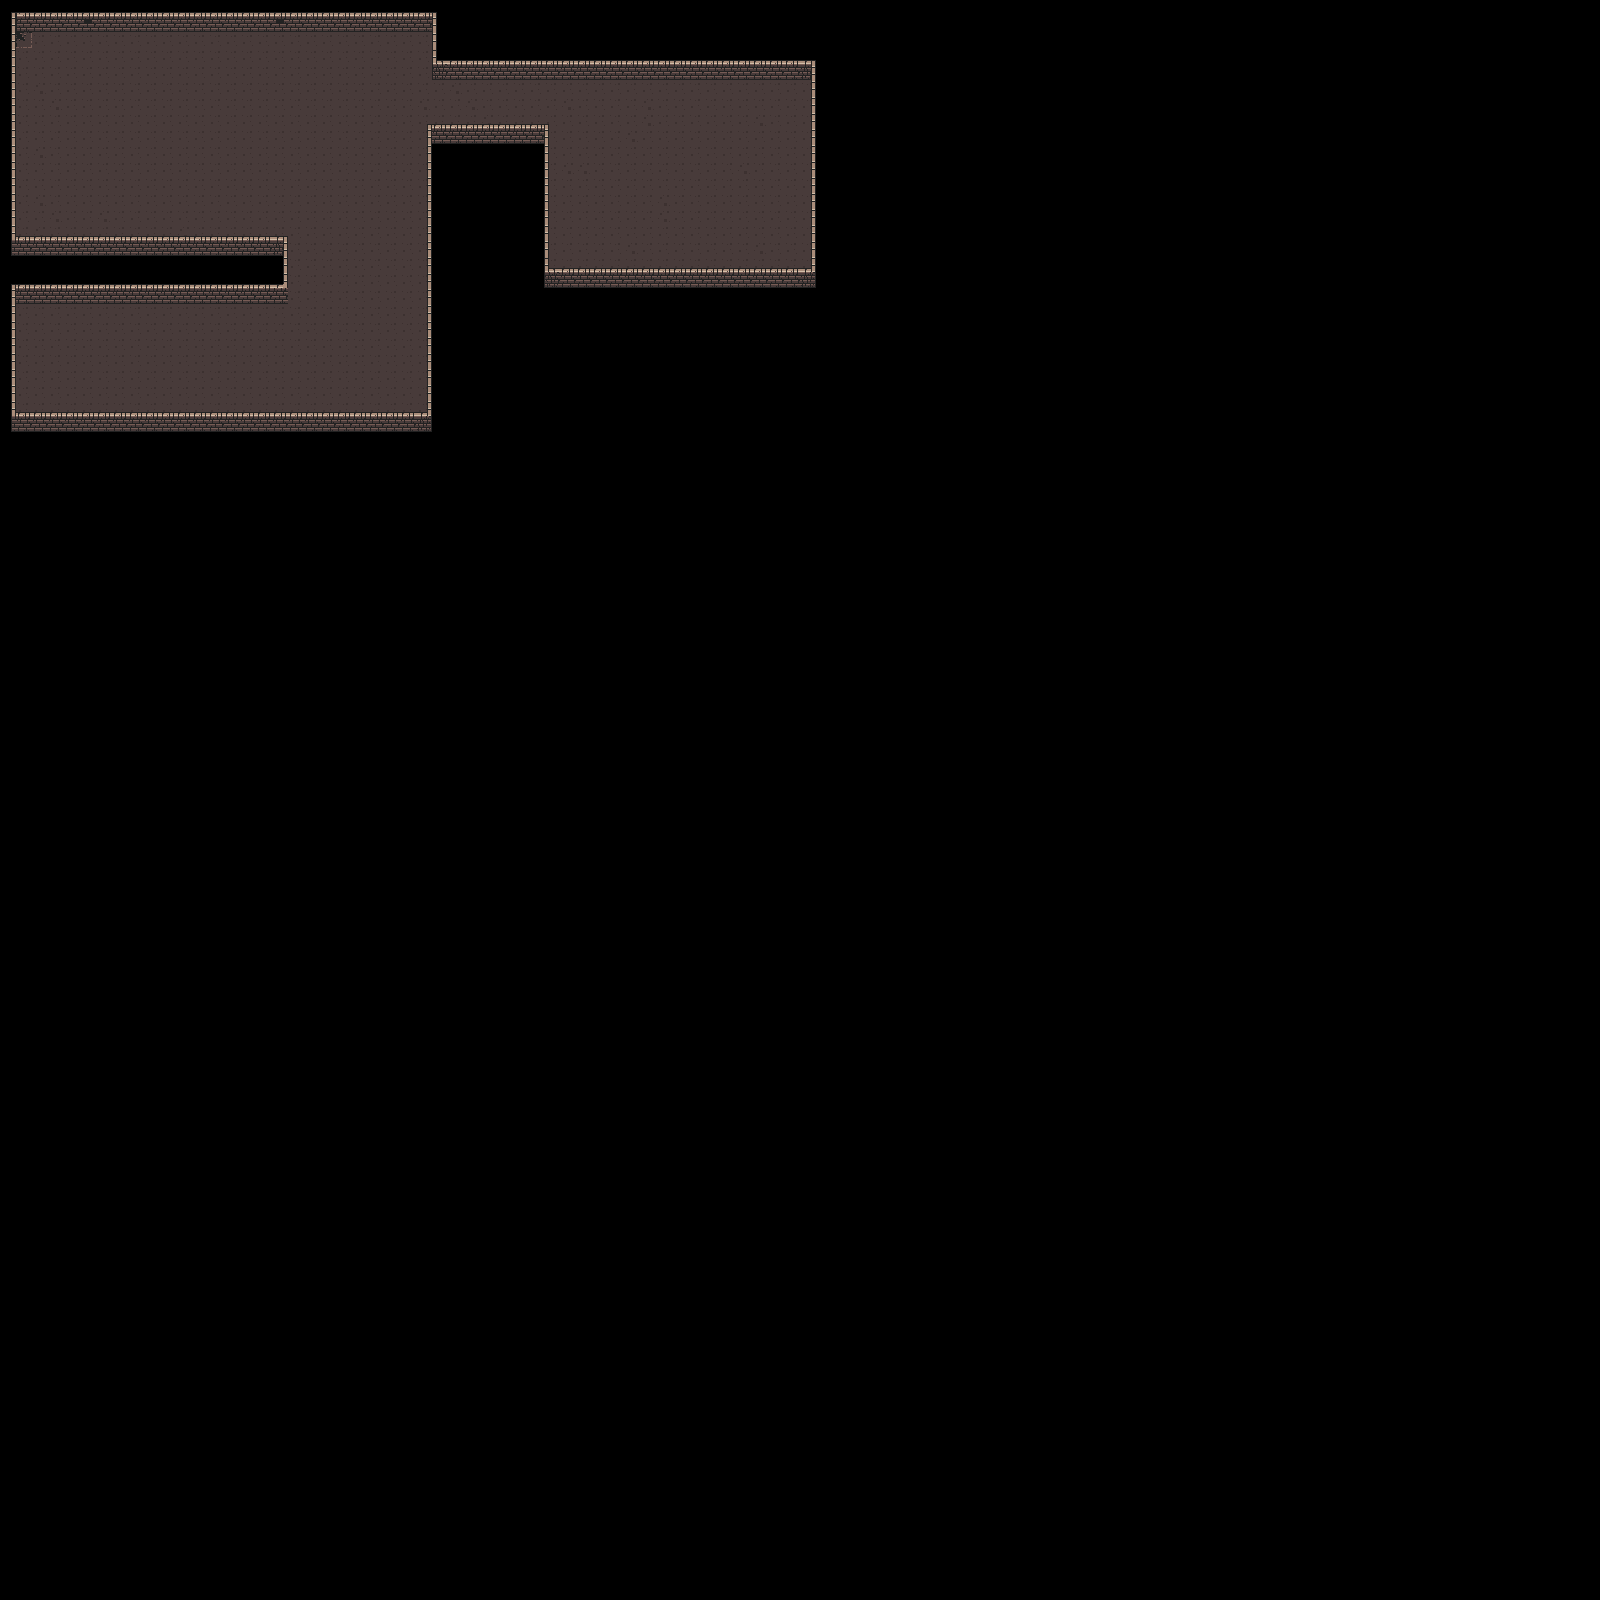

This game map was drawn from its Tiled (.tmx) file and the tilesets committed beside it. A one-line description and the trimmed map source follow:
An orthogonal 100x100 tile map with 16x16 px tiles, 2 tile layers (Ground, Walls).

<map version="1.4" tiledversion="1.4.2" orientation="orthogonal" renderorder="right-down" width="100" height="100" tilewidth="16" tileheight="16" infinite="0" nextlayerid="3" nextobjectid="1">
 <editorsettings>
  <export target="../public/tiles/dungeon-01.json" format="json" />
 </editorsettings>
 <tileset firstgid="1" name="dungeon" tilewidth="16" tileheight="16" tilecount="160" columns="10">
  <image source="../public/tiles/dungeon_tiles.png" width="160" height="256" />
  <tile id="0">
   <properties>
    <property name="collide" type="bool" value="false" />
   </properties>
  </tile>
  <tile id="1">
   <properties>
    <property name="collide" type="bool" value="false" />
   </properties>
  </tile>
  <tile id="2">
   <properties>
    <property name="collide" type="bool" value="false" />
   </properties>
  </tile>
  <tile id="3">
   <properties>
    <property name="collide" type="bool" value="false" />
   </properties>
  </tile>
  <tile id="4">
   <properties>
    <property name="collide" type="bool" value="false" />
   </properties>
  </tile>
  <tile id="5">
   <properties>
    <property name="collide" type="bool" value="false" />
   </properties>
  </tile>
  <tile id="6">
   <properties>
    <property name="collide" type="bool" value="false" />
   </properties>
  </tile>
  <tile id="7">
   <properties>
    <property name="collide" type="bool" value="false" />
   </properties>
  </tile>
  <tile id="8">
   <properties>
    <property name="collide" type="bool" value="false" />
   </properties>
  </tile>
  <tile id="9">
   <properties>
    <property name="collide" type="bool" value="false" />
   </properties>
  </tile>
  <tile id="10">
   <properties>
    <property name="collide" type="bool" value="false" />
   </properties>
  </tile>
  <tile id="11">
   <properties>
    <property name="collide" type="bool" value="true" />
   </properties>
  </tile>
  <tile id="12">
   <properties>
    <property name="collide" type="bool" value="true" />
   </properties>
  </tile>
  <tile id="13">
   <properties>
    <property name="collide" type="bool" value="true" />
   </properties>
  </tile>
  <tile id="14">
   <properties>
    <property name="collide" type="bool" value="false" />
   </properties>
  </tile>
  <tile id="15">
   <properties>
    <property name="collide" type="bool" value="false" />
   </properties>
  </tile>
  <tile id="16">
   <properties>
    <property name="collide" type="bool" value="false" />
   </properties>
  </tile>
  <tile id="17">
   <properties>
    <property name="collide" type="bool" value="false" />
   </properties>
  </tile>
  <tile id="18">
   <properties>
    <property name="collide" type="bool" value="false" />
   </properties>
  </tile>
  <tile id="19">
   <properties>
    <property name="collide" type="bool" value="false" />
   </properties>
  </tile>
  <tile id="20">
   <properties>
    <property name="collide" type="bool" value="false" />
   </properties>
  </tile>
  <tile id="21">
   <properties>
    <property name="collide" type="bool" value="true" />
   </properties>
  </tile>
  <tile id="22">
   <properties>
    <property name="collide" type="bool" value="true" />
   </properties>
  </tile>
  <tile id="23">
   <properties>
    <property name="collide" type="bool" value="true" />
   </properties>
  </tile>
  <tile id="24">
   <properties>
    <property name="collide" type="bool" value="false" />
   </properties>
  </tile>
  <tile id="25">
   <properties>
    <property name="collide" type="bool" value="false" />
   </properties>
  </tile>
  <tile id="26">
   <properties>
    <property name="collide" type="bool" value="false" />
   </properties>
  </tile>
  <tile id="27">
   <properties>
    <property name="collide" type="bool" value="false" />
   </properties>
  </tile>
  <tile id="28">
   <properties>
    <property name="collide" type="bool" value="false" />
   </properties>
  </tile>
  <tile id="29">
   <properties>
    <property name="collide" type="bool" value="false" />
   </properties>
  </tile>
  <tile id="30">
   <properties>
    <property name="collide" type="bool" value="false" />
   </properties>
  </tile>
  <tile id="31">
   <properties>
    <property name="collide" type="bool" value="true" />
   </properties>
  </tile>
  <tile id="32">
   <properties>
    <property name="collide" type="bool" value="true" />
   </properties>
  </tile>
  <tile id="33">
   <properties>
    <property name="collide" type="bool" value="true" />
   </properties>
  </tile>
  <tile id="34">
   <properties>
    <property name="collide" type="bool" value="false" />
   </properties>
  </tile>
  <tile id="35">
   <properties>
    <property name="collide" type="bool" value="false" />
   </properties>
  </tile>
  <tile id="36">
   <properties>
    <property name="collide" type="bool" value="false" />
   </properties>
  </tile>
  <tile id="37">
   <properties>
    <property name="collide" type="bool" value="false" />
   </properties>
  </tile>
  <tile id="38">
   <properties>
    <property name="collide" type="bool" value="false" />
   </properties>
  </tile>
  <tile id="39">
   <properties>
    <property name="collide" type="bool" value="false" />
   </properties>
  </tile>
  <tile id="40">
   <properties>
    <property name="collide" type="bool" value="false" />
   </properties>
  </tile>
  <tile id="41">
   <properties>
    <property name="collide" type="bool" value="false" />
   </properties>
  </tile>
  <tile id="42">
   <properties>
    <property name="collide" type="bool" value="false" />
   </properties>
  </tile>
  <tile id="43">
   <properties>
    <property name="collide" type="bool" value="false" />
   </properties>
  </tile>
  <tile id="44">
   <properties>
    <property name="collide" type="bool" value="false" />
   </properties>
  </tile>
  <tile id="45">
   <properties>
    <property name="collide" type="bool" value="false" />
   </properties>
  </tile>
  <tile id="46">
   <properties>
    <property name="collide" type="bool" value="false" />
   </properties>
  </tile>
  <tile id="47">
   <properties>
    <property name="collide" type="bool" value="false" />
   </properties>
  </tile>
  <tile id="48">
   <properties>
    <property name="collide" type="bool" value="false" />
   </properties>
  </tile>
  <tile id="49">
   <properties>
    <property name="collide" type="bool" value="false" />
   </properties>
  </tile>
  <tile id="50">
   <properties>
    <property name="collide" type="bool" value="false" />
   </properties>
  </tile>
  <tile id="51">
   <properties>
    <property name="collide" type="bool" value="false" />
   </properties>
  </tile>
  <tile id="52">
   <properties>
    <property name="collide" type="bool" value="false" />
   </properties>
  </tile>
  <tile id="53">
   <properties>
    <property name="collide" type="bool" value="false" />
   </properties>
  </tile>
  <tile id="54">
   <properties>
    <property name="collide" type="bool" value="false" />
   </properties>
  </tile>
  <tile id="55">
   <properties>
    <property name="collide" type="bool" value="false" />
   </properties>
  </tile>
  <tile id="56">
   <properties>
    <property name="collide" type="bool" value="false" />
   </properties>
  </tile>
  <tile id="57">
   <properties>
    <property name="collide" type="bool" value="false" />
   </properties>
  </tile>
  <tile id="58">
   <properties>
    <property name="collide" type="bool" value="false" />
   </properties>
  </tile>
  <tile id="59">
   <properties>
    <property name="collide" type="bool" value="false" />
   </properties>
  </tile>
  <tile id="60">
   <properties>
    <property name="collide" type="bool" value="false" />
   </properties>
  </tile>
  <tile id="61">
   <properties>
    <property name="collide" type="bool" value="false" />
   </properties>
  </tile>
  <tile id="62">
   <properties>
    <property name="collide" type="bool" value="false" />
   </properties>
  </tile>
  <tile id="63">
   <properties>
    <property name="collide" type="bool" value="false" />
   </properties>
  </tile>
  <tile id="64">
   <properties>
    <property name="collide" type="bool" value="false" />
   </properties>
  </tile>
  <tile id="65">
   <properties>
    <property name="collide" type="bool" value="false" />
   </properties>
  </tile>
  <tile id="66">
   <properties>
    <property name="collide" type="bool" value="false" />
   </properties>
  </tile>
  <tile id="67">
   <properties>
    <property name="collide" type="bool" value="false" />
   </properties>
  </tile>
  <tile id="68">
   <properties>
    <property name="collide" type="bool" value="false" />
   </properties>
  </tile>
  <tile id="69">
   <properties>
    <property name="collide" type="bool" value="false" />
   </properties>
  </tile>
  <tile id="70">
   <properties>
    <property name="collide" type="bool" value="false" />
   </properties>
  </tile>
  <tile id="71">
   <properties>
    <property name="collide" type="bool" value="false" />
   </properties>
  </tile>
  <tile id="72">
   <properties>
    <property name="collide" type="bool" value="false" />
   </properties>
  </tile>
  <tile id="73">
   <properties>
    <property name="collide" type="bool" value="false" />
   </properties>
  </tile>
  <tile id="74">
   <properties>
    <property name="collide" type="bool" value="false" />
   </properties>
  </tile>
  <tile id="75">
   <properties>
    <property name="collide" type="bool" value="false" />
   </properties>
  </tile>
  <tile id="76">
   <properties>
    <property name="collide" type="bool" value="false" />
   </properties>
  </tile>
  <tile id="77">
   <properties>
    <property name="collide" type="bool" value="false" />
   </properties>
  </tile>
  <tile id="78">
   <properties>
    <property name="collide" type="bool" value="false" />
   </properties>
  </tile>
  <tile id="79">
   <properties>
    <property name="collide" type="bool" value="false" />
   </properties>
  </tile>
  <tile id="80">
   <properties>
    <property name="collide" type="bool" value="true" />
   </properties>
  </tile>
  <tile id="81">
   <properties>
    <property name="collide" type="bool" value="true" />
   </properties>
  </tile>
  <tile id="82">
   <properties>
    <property name="collide" type="bool" value="true" />
   </properties>
  </tile>
  <tile id="83">
   <properties>
    <property name="collide" type="bool" value="true" />
   </properties>
  </tile>
  <tile id="84">
   <properties>
    <property name="collide" type="bool" value="false" />
   </properties>
  </tile>
  <tile id="85">
   <properties>
    <property name="collide" type="bool" value="false" />
   </properties>
  </tile>
  <tile id="86">
   <properties>
    <property name="collide" type="bool" value="false" />
   </properties>
  </tile>
  <tile id="87">
   <properties>
    <property name="collide" type="bool" value="false" />
   </properties>
  </tile>
  <tile id="88">
   <properties>
    <property name="collide" type="bool" value="false" />
   </properties>
  </tile>
  <tile id="89">
   <properties>
    <property name="collide" type="bool" value="false" />
   </properties>
  </tile>
  <tile id="90">
   <properties>
    <property name="collide" type="bool" value="true" />
   </properties>
  </tile>
  <tile id="91">
   <properties>
    <property name="collide" type="bool" value="true" />
   </properties>
  </tile>
  <tile id="92">
   <properties>
    <property name="collide" type="bool" value="true" />
   </properties>
  </tile>
  <tile id="93">
   <properties>
    <property name="collide" type="bool" value="true" />
   </properties>
  </tile>
  <tile id="94">
   <properties>
    <property name="collide" type="bool" value="false" />
   </properties>
  </tile>
  <tile id="95">
   <properties>
    <property name="collide" type="bool" value="false" />
   </properties>
  </tile>
  <tile id="96">
   <properties>
    <property name="collide" type="bool" value="false" />
   </properties>
  </tile>
  <tile id="97">
   <properties>
    <property name="collide" type="bool" value="false" />
   </properties>
  </tile>
  <tile id="98">
   <properties>
    <property name="collide" type="bool" value="false" />
   </properties>
  </tile>
  <tile id="99">
   <properties>
    <property name="collide" type="bool" value="false" />
   </properties>
  </tile>
  <tile id="100">
   <properties>
    <property name="collide" type="bool" value="false" />
   </properties>
  </tile>
  <tile id="101">
   <properties>
    <property name="collide" type="bool" value="false" />
   </properties>
  </tile>
  <tile id="102">
   <properties>
    <property name="collide" type="bool" value="true" />
   </properties>
  </tile>
  <tile id="103">
   <properties>
    <property name="collide" type="bool" value="true" />
   </properties>
  </tile>
  <tile id="104">
   <properties>
    <property name="collide" type="bool" value="false" />
   </properties>
  </tile>
  <tile id="105">
   <properties>
    <property name="collide" type="bool" value="false" />
   </properties>
  </tile>
  <tile id="106">
   <properties>
    <property name="collide" type="bool" value="false" />
   </properties>
  </tile>
  <tile id="107">
   <properties>
    <property name="collide" type="bool" value="false" />
   </properties>
  </tile>
  <tile id="108">
   <properties>
    <property name="collide" type="bool" value="false" />
   </properties>
  </tile>
  <tile id="109">
   <properties>
    <property name="collide" type="bool" value="false" />
   </properties>
  </tile>
  <tile id="110">
   <properties>
    <property name="collide" type="bool" value="false" />
   </properties>
  </tile>
  <tile id="111">
   <properties>
    <property name="collide" type="bool" value="false" />
   </properties>
  </tile>
  <tile id="112">
   <properties>
    <property name="collide" type="bool" value="false" />
   </properties>
  </tile>
  <tile id="113">
   <properties>
    <property name="collide" type="bool" value="false" />
   </properties>
  </tile>
  <tile id="114">
   <properties>
    <property name="collide" type="bool" value="false" />
   </properties>
  </tile>
  <tile id="115">
   <properties>
    <property name="collide" type="bool" value="false" />
   </properties>
  </tile>
  <tile id="116">
   <properties>
    <property name="collide" type="bool" value="false" />
   </properties>
  </tile>
  <tile id="117">
   <properties>
    <property name="collide" type="bool" value="false" />
   </properties>
  </tile>
  <tile id="118">
   <properties>
    <property name="collide" type="bool" value="false" />
   </properties>
  </tile>
  <tile id="119">
   <properties>
    <property name="collide" type="bool" value="false" />
   </properties>
  </tile>
  <tile id="120">
   <properties>
    <property name="collide" type="bool" value="false" />
   </properties>
  </tile>
  <tile id="121">
   <properties>
    <property name="collide" type="bool" value="false" />
   </properties>
  </tile>
  <tile id="122">
   <properties>
    <property name="collide" type="bool" value="false" />
   </properties>
  </tile>
  <tile id="123">
   <properties>
    <property name="collide" type="bool" value="false" />
   </properties>
  </tile>
  <tile id="124">
   <properties>
    <property name="collide" type="bool" value="false" />
   </properties>
  </tile>
  <tile id="125">
   <properties>
    <property name="collide" type="bool" value="false" />
   </properties>
  </tile>
  <tile id="126">
   <properties>
    <property name="collide" type="bool" value="false" />
   </properties>
  </tile>
  <tile id="127">
   <properties>
    <property name="collide" type="bool" value="false" />
   </properties>
  </tile>
  <tile id="128">
   <properties>
    <property name="collide" type="bool" value="false" />
   </properties>
  </tile>
  <tile id="129">
   <properties>
    <property name="collide" type="bool" value="false" />
   </properties>
  </tile>
  <tile id="130">
   <properties>
    <property name="collide" type="bool" value="false" />
   </properties>
  </tile>
  <tile id="131">
   <properties>
    <property name="collide" type="bool" value="false" />
   </properties>
  </tile>
  <tile id="132">
   <properties>
    <property name="collide" type="bool" value="false" />
   </properties>
  </tile>
  <tile id="133">
   <properties>
    <property name="collide" type="bool" value="false" />
   </properties>
  </tile>
  <tile id="134">
   <properties>
    <property name="collide" type="bool" value="false" />
   </properties>
  </tile>
  <tile id="135">
   <properties>
    <property name="collide" type="bool" value="false" />
   </properties>
  </tile>
  <tile id="136">
   <properties>
    <property name="collide" type="bool" value="false" />
   </properties>
  </tile>
  <tile id="137">
   <properties>
    <property name="collide" type="bool" value="false" />
   </properties>
  </tile>
  <tile id="138">
   <properties>
    <property name="collide" type="bool" value="false" />
   </properties>
  </tile>
  <tile id="139">
   <properties>
    <property name="collide" type="bool" value="false" />
   </properties>
  </tile>
  <tile id="140">
   <properties>
    <property name="collide" type="bool" value="false" />
   </properties>
  </tile>
  <tile id="141">
   <properties>
    <property name="collide" type="bool" value="false" />
   </properties>
  </tile>
  <tile id="142">
   <properties>
    <property name="collide" type="bool" value="false" />
   </properties>
  </tile>
  <tile id="143">
   <properties>
    <property name="collide" type="bool" value="false" />
   </properties>
  </tile>
  <tile id="144">
   <properties>
    <property name="collide" type="bool" value="false" />
   </properties>
  </tile>
  <tile id="145">
   <properties>
    <property name="collide" type="bool" value="false" />
   </properties>
  </tile>
  <tile id="146">
   <properties>
    <property name="collide" type="bool" value="false" />
   </properties>
  </tile>
  <tile id="147">
   <properties>
    <property name="collide" type="bool" value="false" />
   </properties>
  </tile>
  <tile id="148">
   <properties>
    <property name="collide" type="bool" value="false" />
   </properties>
  </tile>
  <tile id="149">
   <properties>
    <property name="collide" type="bool" value="false" />
   </properties>
  </tile>
  <tile id="150">
   <properties>
    <property name="collide" type="bool" value="false" />
   </properties>
  </tile>
  <tile id="151">
   <properties>
    <property name="collide" type="bool" value="false" />
   </properties>
  </tile>
  <tile id="152">
   <properties>
    <property name="collide" type="bool" value="false" />
   </properties>
  </tile>
  <tile id="153">
   <properties>
    <property name="collide" type="bool" value="false" />
   </properties>
  </tile>
  <tile id="154">
   <properties>
    <property name="collide" type="bool" value="false" />
   </properties>
  </tile>
  <tile id="155">
   <properties>
    <property name="collide" type="bool" value="false" />
   </properties>
  </tile>
  <tile id="156">
   <properties>
    <property name="collide" type="bool" value="false" />
   </properties>
  </tile>
  <tile id="157">
   <properties>
    <property name="collide" type="bool" value="false" />
   </properties>
  </tile>
  <tile id="158">
   <properties>
    <property name="collide" type="bool" value="false" />
   </properties>
  </tile>
  <tile id="159">
   <properties>
    <property name="collide" type="bool" value="false" />
   </properties>
  </tile>
 </tileset>
 <layer id="2" name="Ground" width="100" height="100">
  <data>[10000 cells, 785 non-empty, 4 distinct tile ids]</data>
 </layer>
 <layer id="1" name="Walls" width="100" height="100">
  <data>[10000 cells, 337 non-empty, 18 distinct tile ids]</data>
 </layer>
</map>
